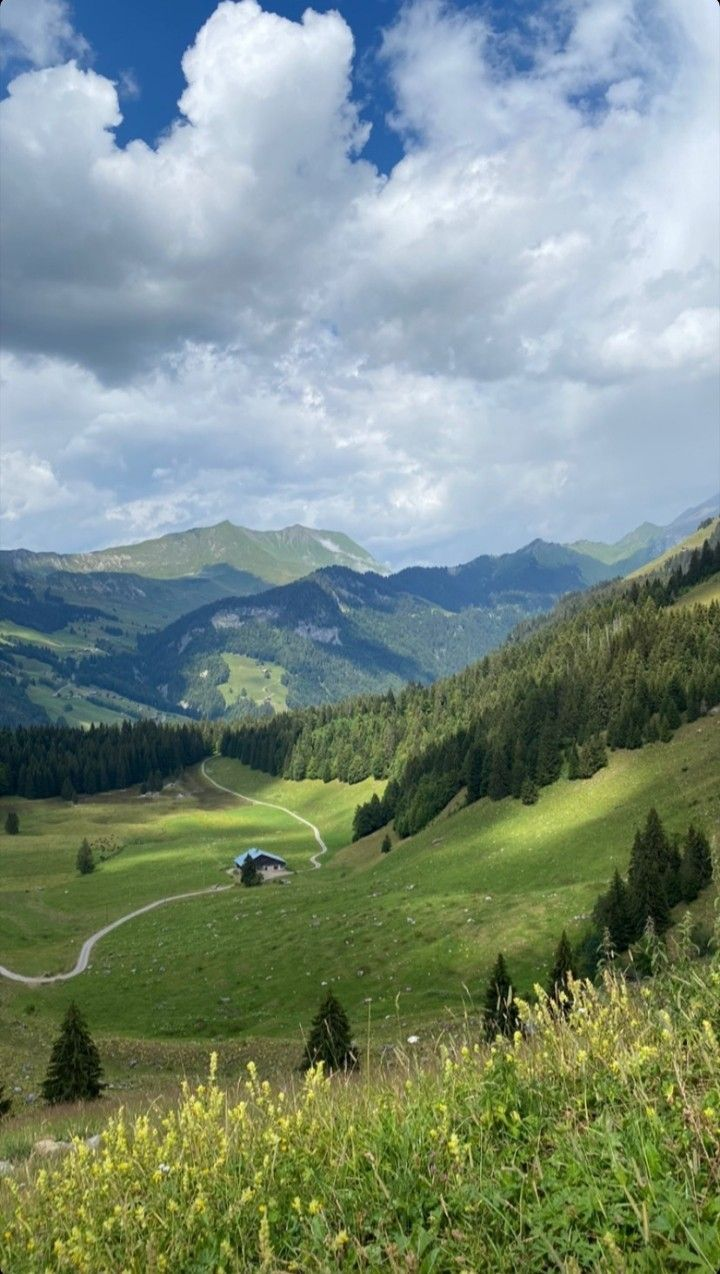
#> input picture F55121075_Daniel Irwansyah_B_Tugas 4 PCD/Gambar asli/gambarasli Ideal Lowpass Filter & Butterworth Lowpass Filter.jpg, 720 x 1274 px, found by its file name
$ python 'Ideal Lowpass Filter & Butterworth Lowpass Filter.py'
#> lines starting #> are read from the running program, lines starting #| are printed output that depends on the picture; after the words box and inside, x2 and y2 are one past the last pixel; in counts of white or black regions, pixels touching at a corner belong together
import cv2
import numpy as np
from matplotlib import pyplot as plt

img = cv2.imread('gambar asli/gambarasli Ideal Lowpass Filter & Butterworth Lowpass Filter.jpg', 0)
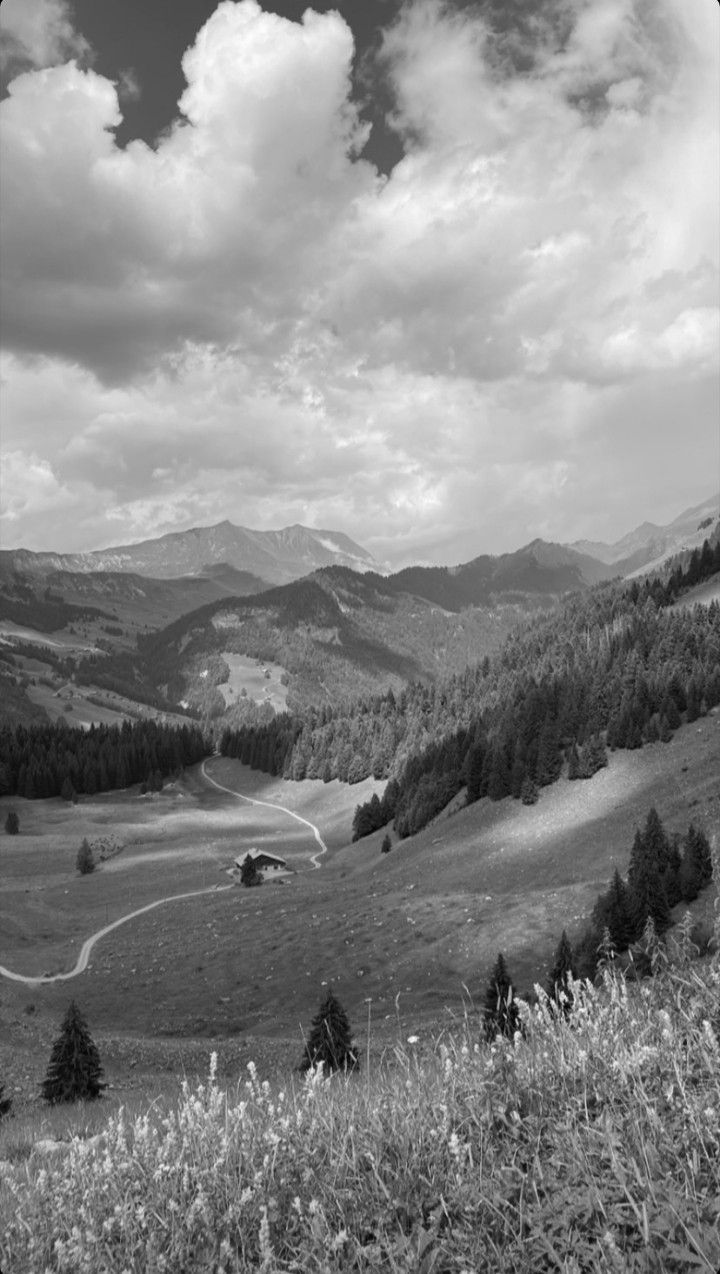
#> img: shape (1274, 720); min 0, max 253, mean 134.5

f = np.fft.fft2(img)
fshift = np.fft.fftshift(f)

magnitude_spectrum = 20 * np.log(np.abs(fshift))
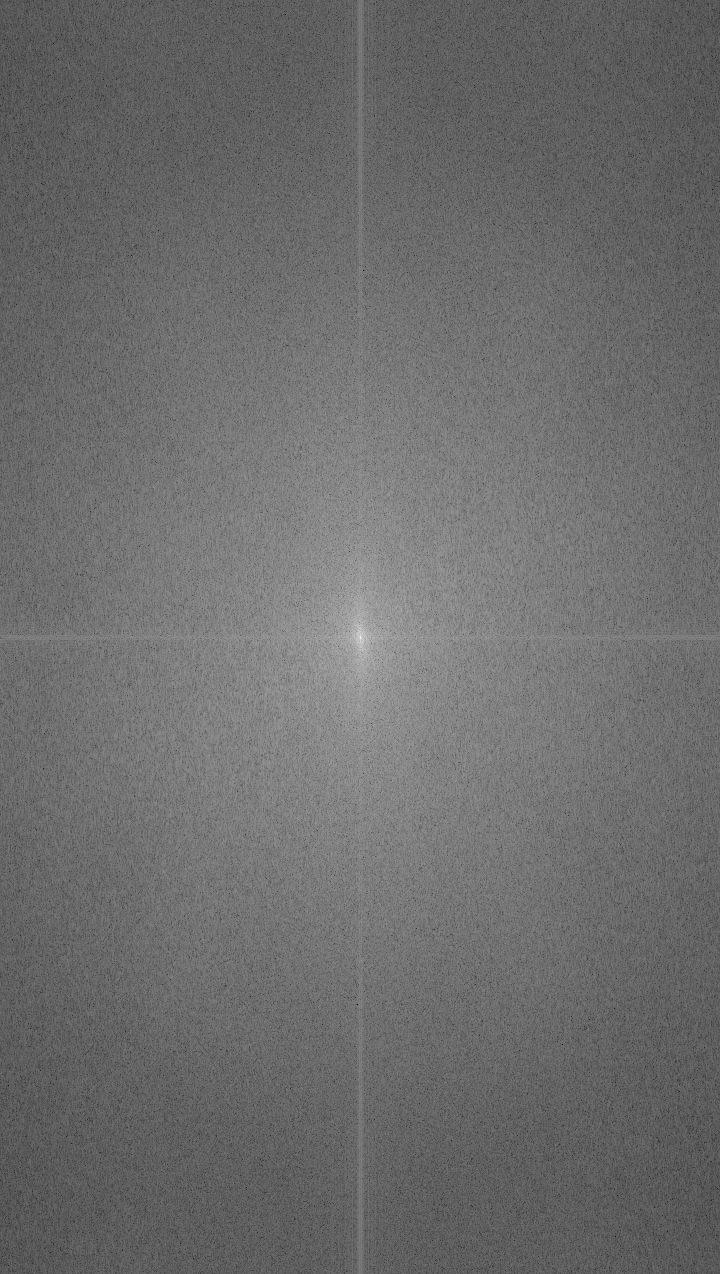
#> magnitude_spectrum: shape (1274, 720) float64; min 7.89, max 372.6, mean 163.8; drawn with min black and max white

rows, cols = img.shape
#> rows = 1274; cols = 720
crow, ccol = rows // 2, cols // 2
#> crow = 637; ccol = 360
ideal_lp = np.zeros((rows, cols), np.uint8)
r = 60
ideal_lp[crow - r:crow + r, ccol - r:ccol + r] = 1

fshift_ideal_lp = fshift * ideal_lp

ideal_lp_img = np.fft.ifft2(np.fft.ifftshift(fshift_ideal_lp))
ideal_lp_img = np.abs(ideal_lp_img)
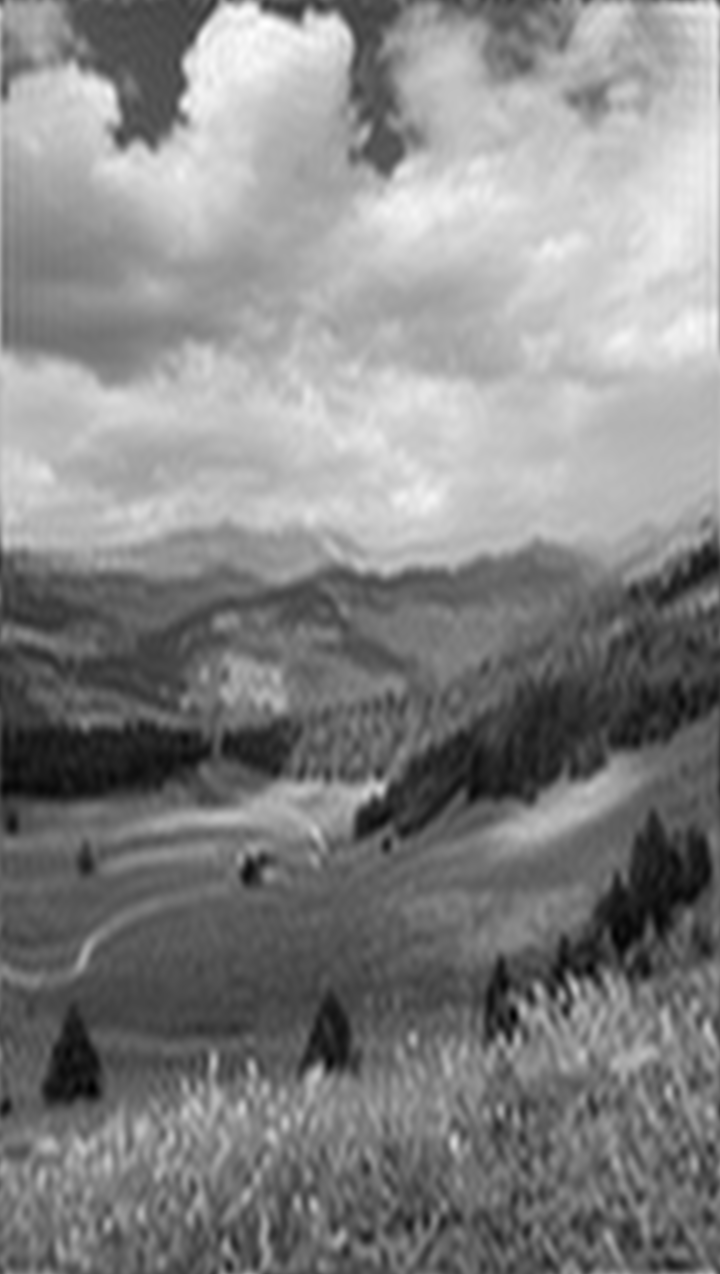
#> ideal_lp_img: shape (1274, 720) float64; min 3.2, max 255.4, mean 134.5; drawn with min black and max white

rows, cols = img.shape
crow, ccol = rows // 2, cols // 2
d0 = 60
n = 2
butterworth_lp = np.zeros((rows, cols), np.uint8)
for i in range(rows):
    for j in range(cols):
        d = np.sqrt((i - crow)**2 + (j - ccol)**2)
        butterworth_lp[i, j] = 1 / (1 + (d / d0)**(2*n))
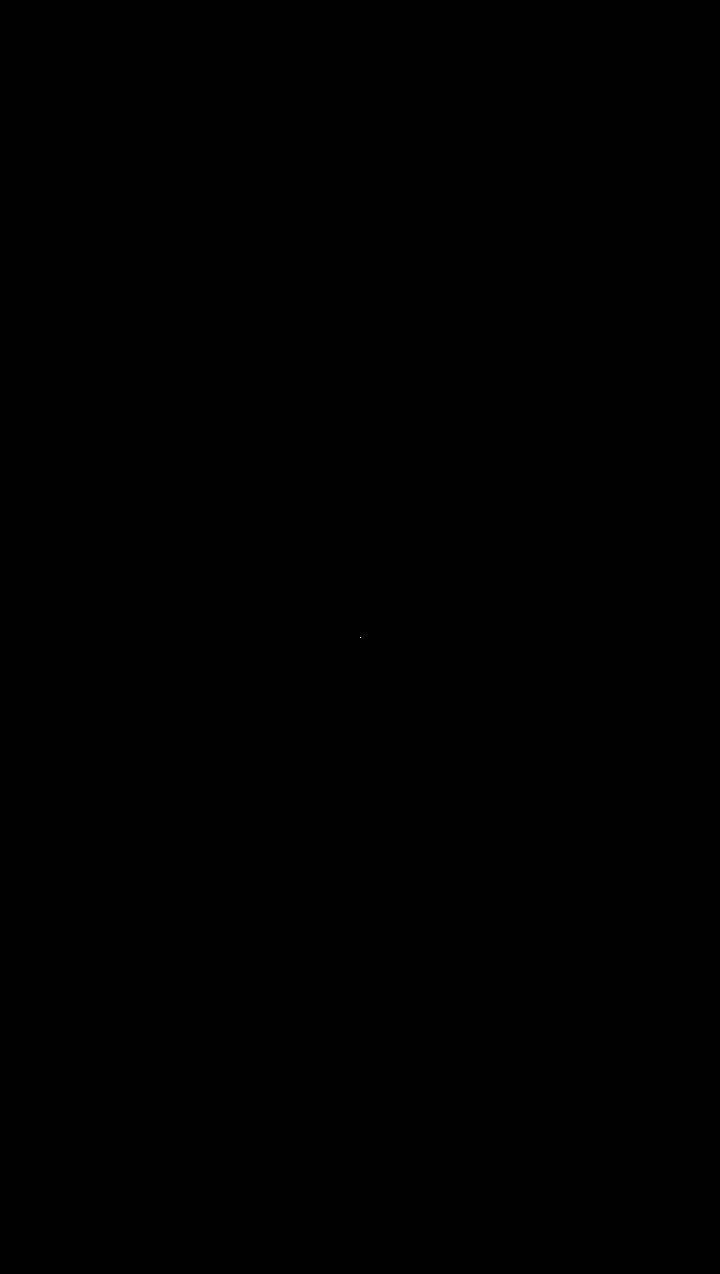
#> butterworth_lp: shape (1274, 720); values 0 (black) and 1 (white), 0% white in thin lines or dots, all inside (x1, y1, x2, y2) = (360, 637, 361, 638)

fshift_butterworth_lp = fshift * butterworth_lp

butterworth_lp_img = np.fft.ifft2(np.fft.ifftshift(fshift_butterworth_lp))
butterworth_lp_img = np.abs(butterworth_lp_img)
#> butterworth_lp_img: shape (1274, 720) float64; every value is 134.5

plt.subplot(221), plt.imshow(img, cmap='gray')
plt.title('Gambar Asli'), plt.xticks([]), plt.yticks([])
plt.subplot(222), plt.imshow(magnitude_spectrum, cmap='gray')
plt.title('Spektrum Amplitudo'), plt.xticks([]), plt.yticks([])
plt.subplot(223), plt.imshow(ideal_lp_img, cmap='gray')
plt.title('Hasil Ideal Lowpass Filter'), plt.xticks([]), plt.yticks([])
plt.subplot(224), plt.imshow(butterworth_lp_img, cmap='gray')
plt.title('Hasil Butterworth Lowpass Filter'), plt.xticks([]), plt.yticks([])

cv2.imwrite('hasil_ideal_lp_filter.png', ideal_lp_img)
cv2.imwrite('hasil_butterworth_lp_filter.png', butterworth_lp_img)

plt.show()

$ run again, with F55121075_Daniel Irwansyah_B_Tugas 4 PCD/Gambar asli/Gaussian Lowpass Filter & Ideal Highpass Filter.jpg copied over F55121075_Daniel Irwansyah_B_Tugas 4 PCD/Gambar asli/gambarasli Ideal Lowpass Filter & Butterworth Lowpass Filter.jpg
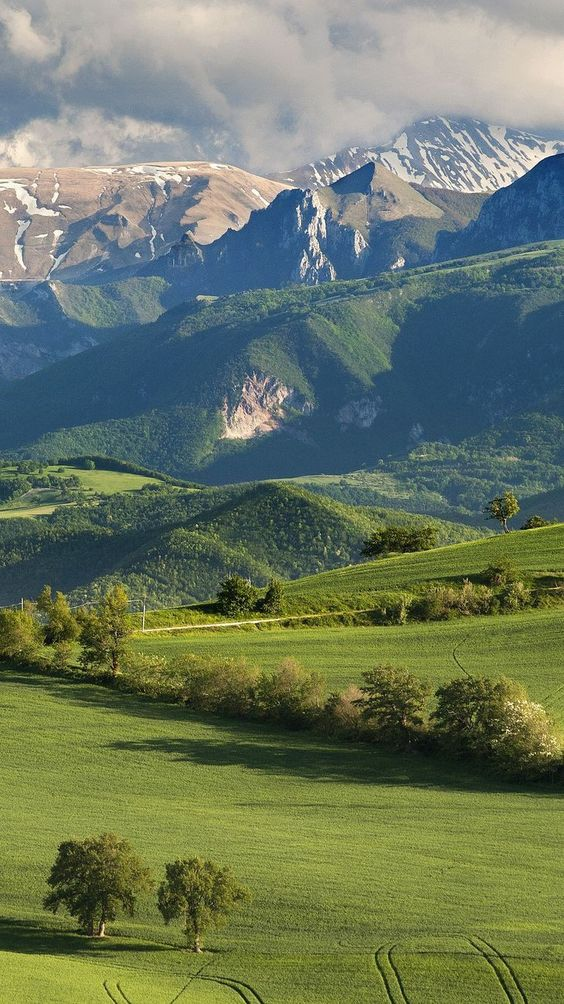
#> input picture F55121075_Daniel Irwansyah_B_Tugas 4 PCD/Gambar asli/Gaussian Lowpass Filter & Ideal Highpass Filter.jpg, 564 x 1004 px, found by its file name
#> `magnitude_spectrum = 20 * np.log(np.abs(fshift))`:
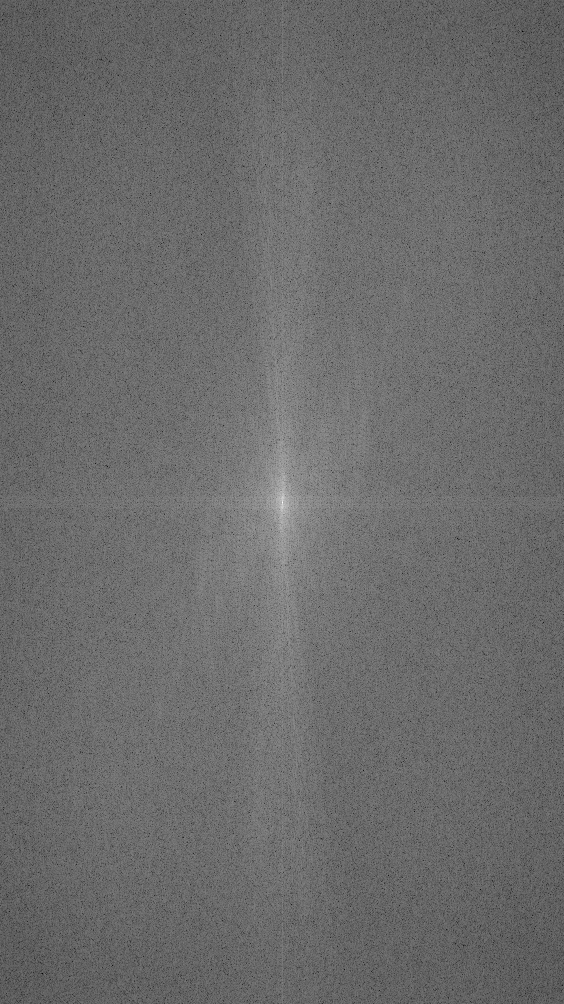
#> magnitude_spectrum: shape (1004, 564) float64; min 48.42, max 359.7, mean 179.6; drawn with min black and max white
#> `ideal_lp_img = np.abs(ideal_lp_img)`:
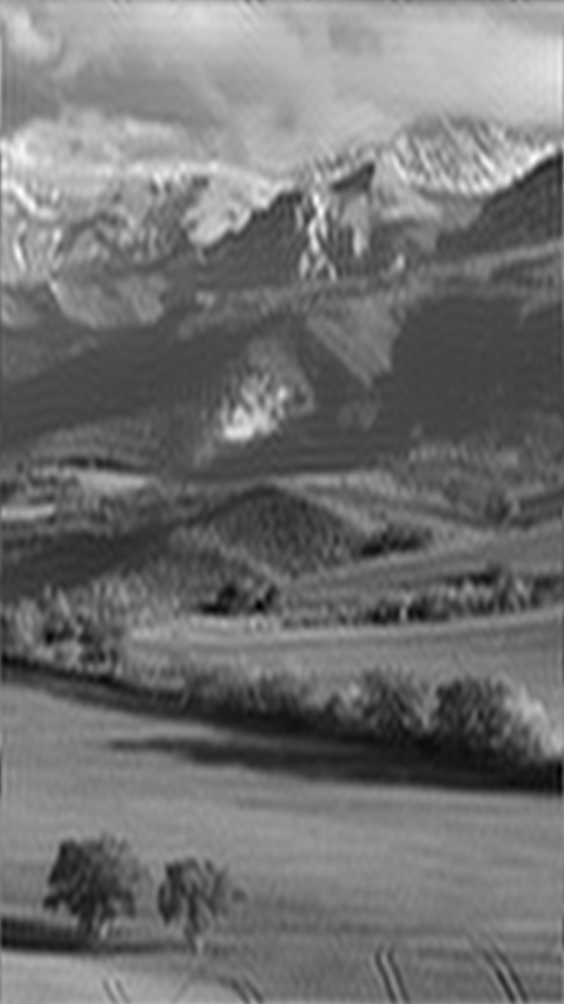
#> ideal_lp_img: shape (1004, 564) float64; min 0.694, max 254.9, mean 114.1

$ run again, with F55121075_Daniel Irwansyah_B_Tugas 4 PCD/Gambar asli/gambarasli median,min,max.jpg copied over F55121075_Daniel Irwansyah_B_Tugas 4 PCD/Gambar asli/gambarasli Ideal Lowpass Filter & Butterworth Lowpass Filter.jpg
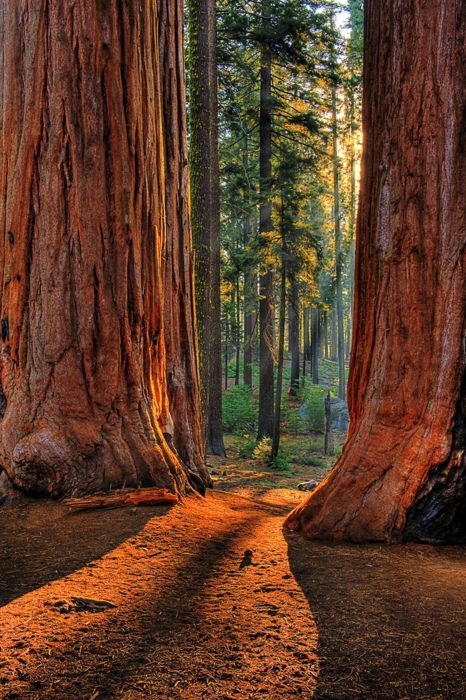
#> input picture F55121075_Daniel Irwansyah_B_Tugas 4 PCD/Gambar asli/gambarasli median,min,max.jpg, 466 x 700 px, found by its file name
#> `ideal_lp_img = np.abs(ideal_lp_img)`:
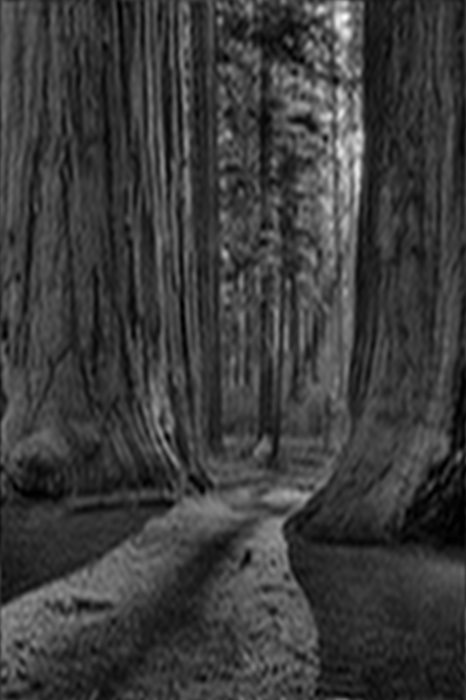
#> ideal_lp_img: shape (700, 466) float64; min 0.0741, max 288.1, mean 68; drawn with min black and max white
#> `butterworth_lp_img = np.abs(butterworth_lp_img)`:
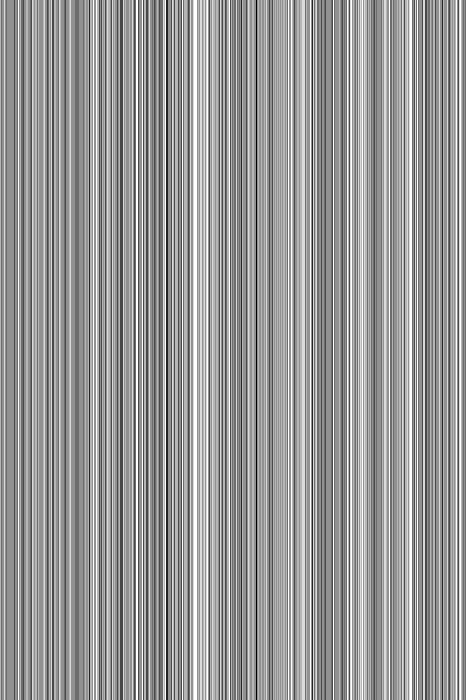
#> butterworth_lp_img: shape (700, 466) float64; min 67.99, max 67.99, mean 68; drawn with min black and max white
